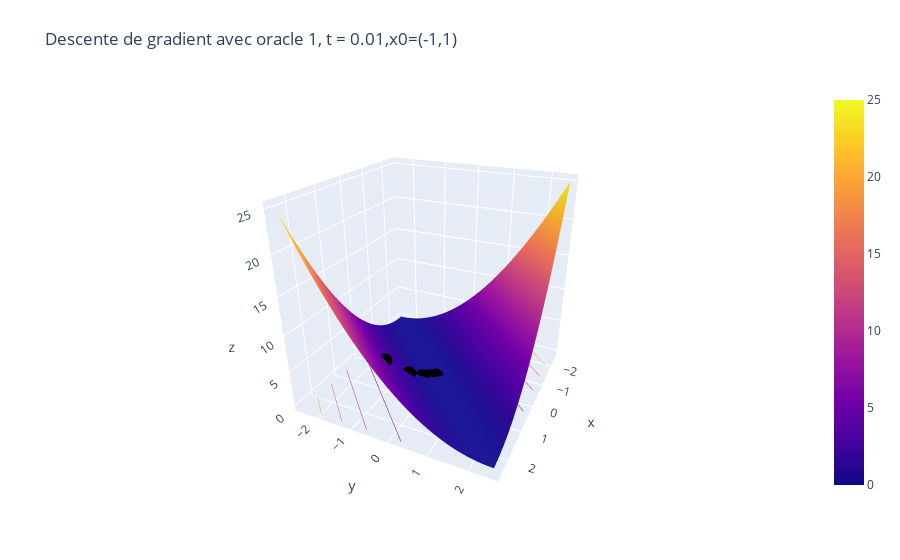

Notebook code for this chart:
### Code cell
visualisation(oracle_1,-2.5,2.5,np.array(Listes["oracle 1, t=0.01"]),'Descente de gradient avec oracle 1, t = 0.01,x0=(-1,1)')
